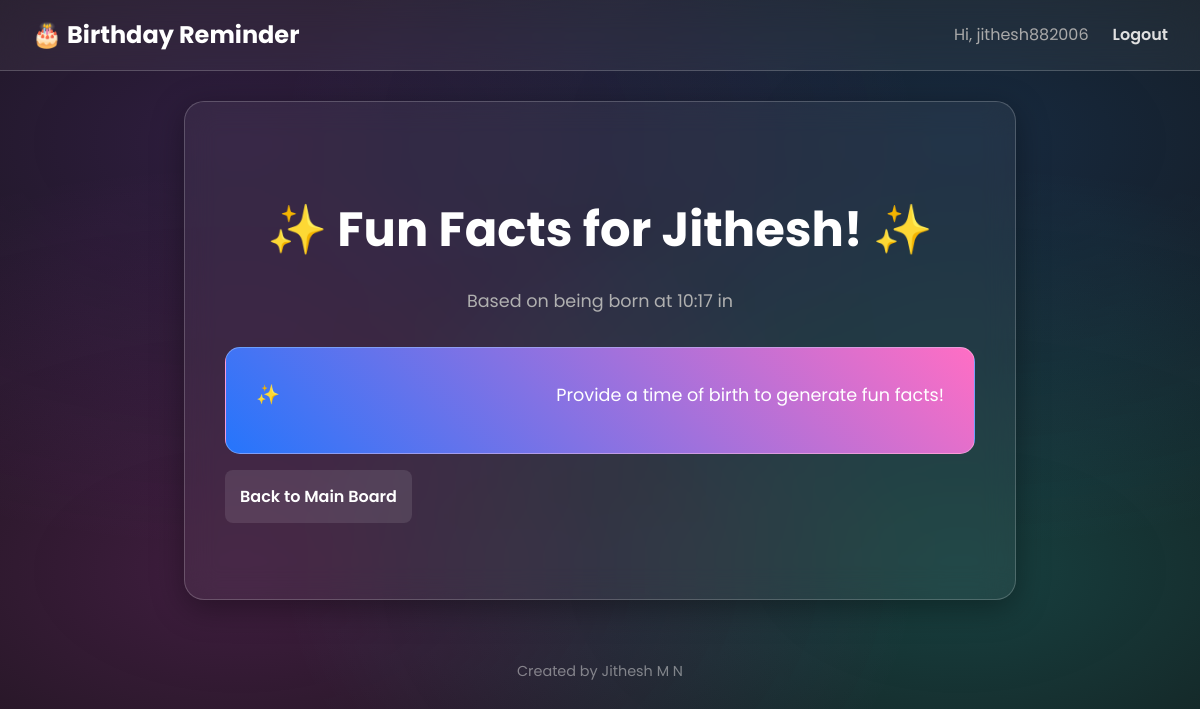
Page /fun-facts/1 (signed in) on the committed database.
### app.py (models this page shows)
class User(UserMixin, db.Model):
    id = db.Column(db.Integer, primary_key=True)
    email = db.Column(db.String(100), unique=True, nullable=False)
    password = db.Column(db.String(200), nullable=False)
    birthdays = db.relationship('Birthday', backref='creator', lazy=True)

class Birthday(db.Model):
    id = db.Column(db.Integer, primary_key=True)
    name = db.Column(db.String(200), nullable=False)
    dob = db.Column(db.Date, nullable=False)
    tob = db.Column(db.String(50), nullable=True)
    pob = db.Column(db.String(200), nullable=True)
    notes = db.Column(db.Text, nullable=True)
    latitude = db.Column(db.Float, nullable=True)
    longitude = db.Column(db.Float, nullable=True)
    user_id = db.Column(db.Integer, db.ForeignKey('user.id'), nullable=False)

### app.py (the view)
@app.route('/fun-facts/<int:id>')
@login_required
def fun_facts(id):
    birthday = Birthday.query.get_or_404(id)
    if birthday.creator != current_user and current_user.email != ADMIN_EMAIL:
        flash("You can only view fun facts for birthdays you have added.", "error")
        return redirect(url_for('index'))
    facts = generate_gemini_fun_facts(birthday.dob, birthday.tob, birthday.pob)
    return render_template('fun_facts.html', birthday=birthday, fun_facts=facts)

### app.py (called while the page is built, shortened)
@login_manager.user_loader
def load_user(user_id):
    return db.session.get(User, int(user_id))

def generate_gemini_fun_facts(dob, tob, pob):
    if not model or not tob:
        return ["Provide a time of birth to generate fun facts!"]

### templates/fun_facts.html (shortened to what this page needs)
{% extends "base.html" %}
{% block content %}
<div class="auth-container" style="max-width: 750px; text-align:left;">
    <header style="text-align:center;">
        <h1>✨ Fun Facts for {{ birthday.name }}! ✨</h1>
        <p>Based on being born at {{ birthday.tob }} in {{ birthday.pob }}</p>
    </header>
    <section class="fun-facts-section">
        <ul>
            {% for fact in fun_facts %}
                <li>{{ fact }}</li>
            {% else %}
                <li>No fun facts could be generated. Make sure a time of birth was provided!</li>
            {% endfor %}
        </ul>
    </section>
    <a href="/" class="cancel-btn">Back to Main Board</a>
</div>
{% endblock %}

### templates/base.html (shortened to what this page needs)
<!DOCTYPE html>
<html lang="en">
<head>
    <link rel="stylesheet" href="{{ url_for('static', filename='style.css') }}">
</head>
<body>
    <nav class="navbar">
        <a href="{{ url_for('index') }}" class="nav-brand">🎂 Birthday Reminder</a>
        <div class="nav-links">
            {% if current_user.is_authenticated %}
                <span class="nav-user">Hi, {{ current_user.email.split('@')[0] }}</span>
                <a href="{{ url_for('logout') }}">Logout</a>
            {% else %}
                <a href="{{ url_for('login') }}">Login</a>
                <a href="{{ url_for('register') }}">Register</a>
            {% endif %}
        </div>
    </nav>
    <div class="container">
        {% block content %}{% endblock %}
    </div>
    <footer>
        <p>Created by Jithesh M N</p>
    </footer>
</body>
</html>

### static/style.css (style rules this page uses)
:root { --primary-color: #6a11cb; --secondary-color: #2575fc; --text-color: #e0e0e0; --bg-color: #121212; --container-bg: rgba(255, 255, 255, 0.05); --border-color: rgba(255, 255, 255, 0.2); --success-bg: rgba(46, 204, 113, 0.1); --success-color: #2ecc71; --error-bg: rgba(231, 76, 60, 0.1); --error-color: #e74c3c; }
body { font-family: 'Poppins', sans-serif; color: var(--text-color); background-color: var(--bg-color); background-image: radial-gradient(at 20% 20%, hsla(271, 91%, 63%, 0.2) 0px, transparent 50%), radial-gradient(at 80% 20%, hsla(212, 96%, 58%, 0.2) 0px, transparent 50%), radial-gradient(at 20% 80%, hsla(300, 91%, 63%, 0.2) 0px, transparent 50%), radial-gradient(at 80% 80%, hsla(180, 96%, 58%, 0.2) 0px, transparent 50%); margin: 0; padding: 0; line-height: 1.6; }
.container { max-width: 750px; margin: 30px auto; background: var(--container-bg); border-radius: 20px; padding: 40px; border: 1px solid var(--border-color); backdrop-filter: blur(15px); box-shadow: 0 8px 32px 0 rgba(0, 0, 0, 0.37); }
header { text-align: center; margin-bottom: 30px; }
header h1 { font-size: 3rem; font-weight: 700; color: #fff; margin: 0; }
header p { color: #b0b0b0; font-size: 1.1rem; }
form button, .cancel-btn { padding: 15px; border: none; border-radius: 8px; font-size: 1rem; font-weight: 600; cursor: pointer; transition: all 0.3s ease; margin-top: 10px; }
.cancel-btn { background: rgba(255,255,255,0.1); color: white; text-align: center; text-decoration: none; }
ul { list-style: none; padding: 0; }
li { display: flex; justify-content: space-between; align-items: center; padding: 15px; background: var(--container-bg); border: 1px solid var(--border-color); border-radius: 10px; margin-bottom: 10px; }
.navbar { display: flex; justify-content: space-between; align-items: center; padding: 1rem 2rem; background: var(--container-bg); border-bottom: 1px solid var(--border-color); backdrop-filter: blur(15px); }
.nav-brand { font-weight: 700; font-size: 1.5rem; color: #fff; text-decoration: none; }
.nav-links { display: flex; align-items: center; gap: 1.5rem; }
.nav-links a { color: var(--text-color); text-decoration: none; font-weight: 600; transition: color 0.2s; }
.nav-user { color: #aaa; }
.auth-container { max-width: 450px; margin: 50px auto; }
.auth-container header { margin-bottom: 2rem; }
.fun-facts-section { background: linear-gradient(45deg, var(--secondary-color), #ff6ec4); color: white; border-radius: 15px; padding: 25px 30px; margin-top: 30px; margin-bottom: 30px; border: 1px solid rgba(255, 255, 255, 0.3); }
.fun-facts-section ul { list-style: none; padding: 0; margin: 0; }
.fun-facts-section li { background: none; border: none; padding: 8px 0; font-size: 1.1rem; display: flex; align-items: flex-start; }
.fun-facts-section li::before { content: '✨'; margin-right: 12px; font-size: 1.2rem; line-height: 1.5; }
footer { text-align: center; padding: 30px 20px; color: var(--text-color); opacity: 0.5; font-size: 0.9rem; }
footer p { margin: 0; }

### rows in the picture
User: email "jithesh882006"
Birthday: name "Jithesh", tob "10:17"

### other values in the picture
{{ fact }} "Provide a time of birth to generate fun facts!"
